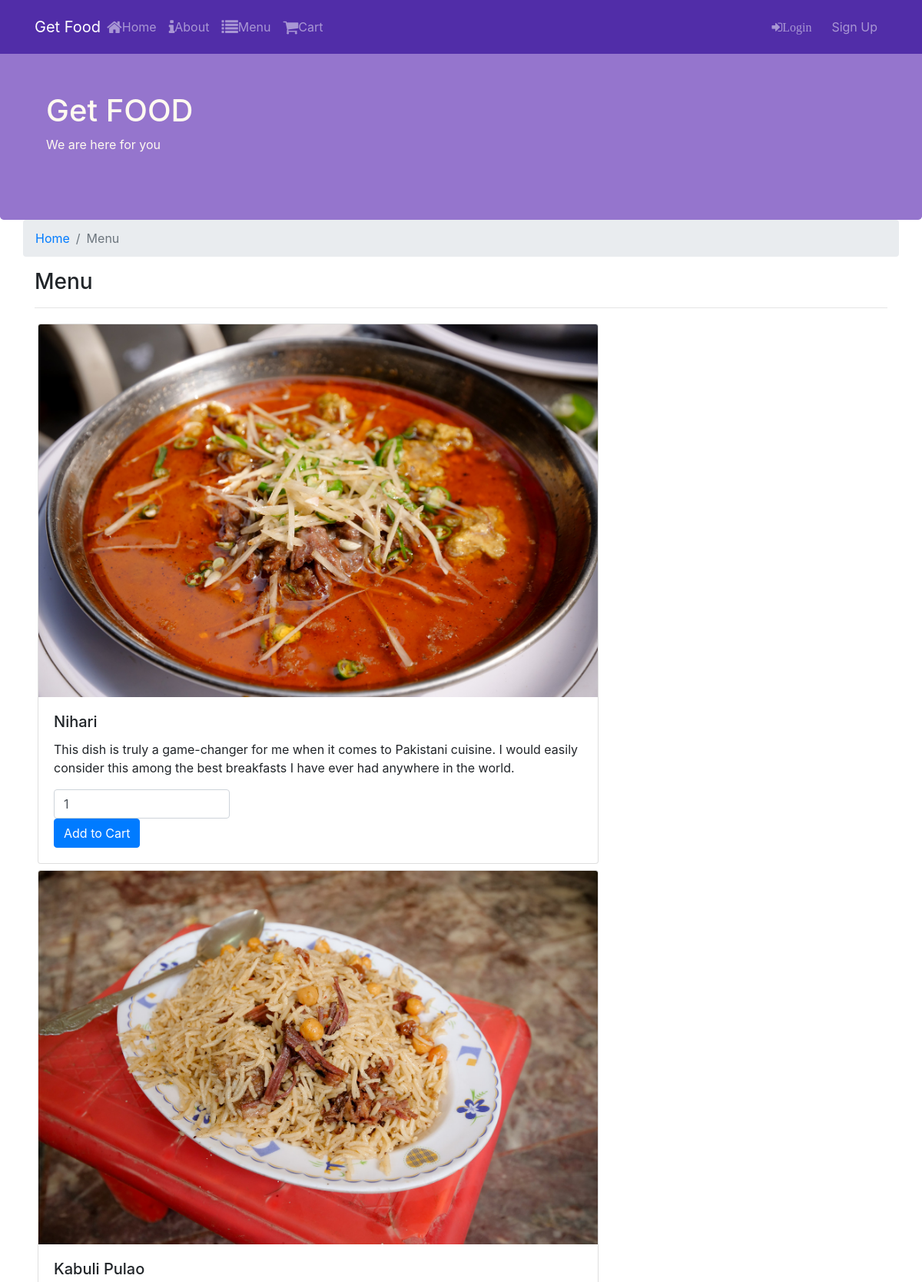
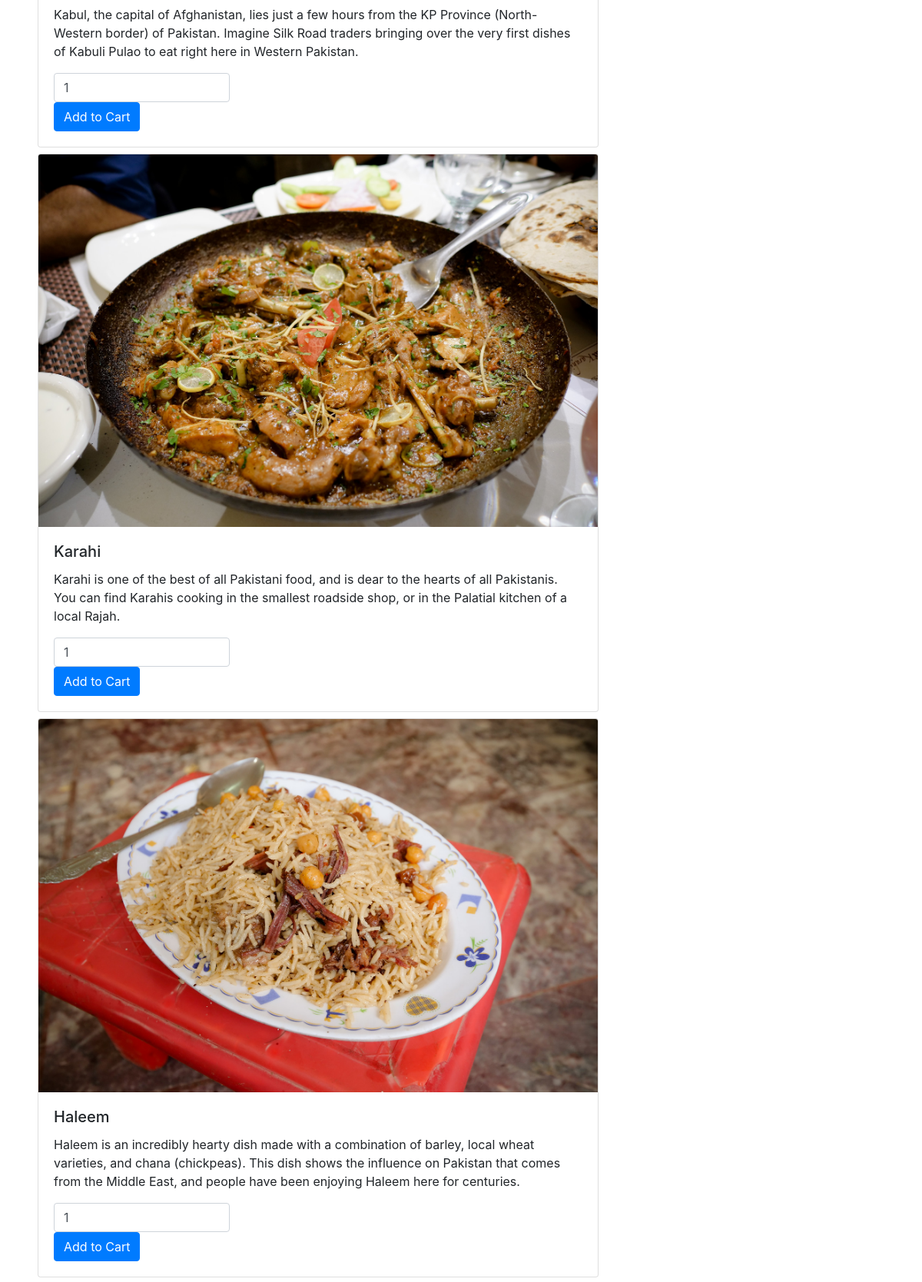
Page /menu.php (upper part) on the committed database (2 pictures, top to bottom).
### tables this page shows
CREATE TABLE `dishes` (
  `id` int(11) NOT NULL,
  `dish_name` varchar(20) NOT NULL,
  `dish_detail` text NOT NULL,
  `dish_image` varchar(50) NOT NULL,
  `dish_price` double(5,2) NOT NULL DEFAULT 9.99,
  `dish_featured` tinyint(4) NOT NULL DEFAULT 0
);

### menu.php (the view, shortened to what this page needs)
<?php
  include 'connect.php';
?>
<!DOCTYPE html>
<html lang="en">
<head>
    <link rel="stylesheet" href="https://stackpath.bootstrapcdn.com/bootstrap/4.5.0/css/bootstrap.min.css">
    <link rel="stylesheet" href="css/styles.css">
    <link rel="stylesheet" href="https://cdnjs.cloudflare.com/ajax/libs/bootstrap-social/5.1.1/bootstrap-social.min.css" />
    <link rel="stylesheet" href="https://stackpath.bootstrapcdn.com/font-awesome/4.7.0/css/font-awesome.min.css">
</head>
<body >
<?php include 'header.php' ?>
    <div class='container'>
        <div class="row">
            <ol class="col-12 breadcrumb">
                <li class="breadcrumb-item"><a href="index.php">Home</a></li>
                <li class="breadcrumb-item active">Menu</li>
            </ol>
            <div class="col-12">
                <h3>Menu</h3>
                <hr>
            </div>
        </div>
      <div class='row'>
    <?php
        $sql = "SELECT * FROM dishes";
        $result = $conn->query($sql);
if ($result->num_rows > 0) {
  while($row = $result->fetch_assoc()) {
    echo "
    <form class='dishForm' method='POST' action='menu.php?action=add&id=".$row['id']."'>
      <div class='col-12 col-md-8 m-1'>
        <div class='card'>
          <img class='card-img-top' src=".$row['dish_image']." alt='Card image cap' />
          <div class='card-body'>
            <h5 class='card-title'>".$row['dish_name']."</h5>
            <p class='card-text'>".$row['dish_detail']."</p>
            <input type='number' name='qty' class='form-control col-4' value='1'></input>
            <button id=".$row['id']." class='addToCart btn btn-primary' name='add_to_cart' type='submit'>Add to Cart</Button>
            <input type='hidden' id='userId".$row['id']."' name='userId' value=''></input>
            <script>
              document.getElementById('userId".$row['id']."').value=localStorage.getItem('userID');
            </script>
          </div>
        </div>
      </div>
    </form>
";
  }
} else {
  echo "<h1>No Dish available</h1>";
}
    ?>
       </div>
</div>
</body>
</html>

### css/styles.css (style rules this page uses)
body { padding: 50px 0px 0px 0px; z-index: 0; }

### rows in the picture
dishes: dish_image (picture), dish_name "Nihari", dish_detail "This dish is truly a game-changer for me when it comes to Pakistani cuisine. I would easily consider this among the best breakfasts I have ever had anywhere in the world."
dishes: dish_image (picture), dish_name "Kabuli Pulao", dish_detail "Kabul, the capital of Afghanistan, lies just a few hours from the KP Province (North-Western border) of Pakistan. Imagine Silk Road traders bringing over the very first dishes of Kabuli Pulao to eat right here in Western Pakistan."
dishes: dish_image (picture), dish_name "Karahi", dish_detail "Karahi is one of the best of all Pakistani food, and is dear to the hearts of all Pakistanis. You can find Karahis cooking in the smallest roadside shop, or in the Palatial kitchen of a local Rajah."
dishes: dish_image (picture), dish_name "Haleem", dish_detail "Haleem is an incredibly hearty dish made with a combination of barley, local wheat varieties, and chana (chickpeas). This dish shows the influence on Pakistan that comes from the Middle East, and people have been enjoying Haleem here for centuries."
